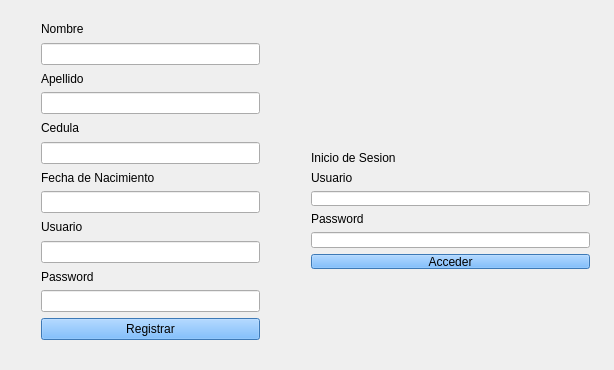
<?xml version="1.0" encoding="UTF-8"?>
<ui version="4.0">
 <class>Widget</class>
 <widget class="QWidget" name="Widget">
  <property name="geometry">
   <rect>
    <x>0</x>
    <y>0</y>
    <width>614</width>
    <height>370</height>
   </rect>
  </property>
  <property name="windowTitle">
   <string>Widget</string>
  </property>
  <widget class="QWidget" name="verticalLayoutWidget">
   <property name="geometry">
    <rect>
     <x>30</x>
     <y>10</y>
     <width>241</width>
     <height>341</height>
    </rect>
   </property>
   <layout class="QVBoxLayout" name="verticalLayout">
    <item>
     <widget class="QLabel" name="label_5">
      <property name="text">
       <string>Nombre</string>
      </property>
     </widget>
    </item>
    <item>
     <widget class="QLineEdit" name="nombre"/>
    </item>
    <item>
     <widget class="QLabel" name="label_3">
      <property name="text">
       <string>Apellido</string>
      </property>
     </widget>
    </item>
    <item>
     <widget class="QLineEdit" name="apellido"/>
    </item>
    <item>
     <widget class="QLabel" name="label_4">
      <property name="text">
       <string>Cedula</string>
      </property>
     </widget>
    </item>
    <item>
     <widget class="QLineEdit" name="cedula"/>
    </item>
    <item>
     <widget class="QLabel" name="label_2">
      <property name="text">
       <string>Fecha de Nacimiento</string>
      </property>
     </widget>
    </item>
    <item>
     <widget class="QLineEdit" name="fecha"/>
    </item>
    <item>
     <widget class="QLabel" name="label_6">
      <property name="text">
       <string>Usuario</string>
      </property>
     </widget>
    </item>
    <item>
     <widget class="QLineEdit" name="usuario"/>
    </item>
    <item>
     <widget class="QLabel" name="label_7">
      <property name="text">
       <string>Password</string>
      </property>
     </widget>
    </item>
    <item>
     <widget class="QLineEdit" name="clave"/>
    </item>
    <item>
     <widget class="QPushButton" name="registrar">
      <property name="palette">
       <palette>
        <active>
         <colorrole role="WindowText">
          <brush brushstyle="SolidPattern">
           <color alpha="255">
            <red>0</red>
            <green>0</green>
            <blue>0</blue>
           </color>
          </brush>
         </colorrole>
         <colorrole role="Button">
          <brush brushstyle="SolidPattern">
           <color alpha="255">
            <red>85</red>
            <green>170</green>
            <blue>255</blue>
           </color>
          </brush>
         </colorrole>
         <colorrole role="Light">
          <brush brushstyle="SolidPattern">
           <color alpha="255">
            <red>213</red>
            <green>234</green>
            <blue>255</blue>
           </color>
          </brush>
         </colorrole>
         <colorrole role="Midlight">
          <brush brushstyle="SolidPattern">
           <color alpha="255">
            <red>149</red>
            <green>202</green>
            <blue>255</blue>
           </color>
          </brush>
         </colorrole>
         <colorrole role="Dark">
          <brush brushstyle="SolidPattern">
           <color alpha="255">
            <red>42</red>
            <green>85</green>
            <blue>127</blue>
           </color>
          </brush>
         </colorrole>
         <colorrole role="Mid">
          <brush brushstyle="SolidPattern">
           <color alpha="255">
            <red>56</red>
            <green>113</green>
            <blue>170</blue>
           </color>
          </brush>
         </colorrole>
         <colorrole role="Text">
          <brush brushstyle="SolidPattern">
           <color alpha="255">
            <red>0</red>
            <green>0</green>
            <blue>0</blue>
           </color>
          </brush>
         </colorrole>
         <colorrole role="BrightText">
          <brush brushstyle="SolidPattern">
           <color alpha="255">
            <red>255</red>
            <green>255</green>
            <blue>255</blue>
           </color>
          </brush>
         </colorrole>
         <colorrole role="ButtonText">
          <brush brushstyle="SolidPattern">
           <color alpha="255">
            <red>0</red>
            <green>0</green>
            <blue>0</blue>
           </color>
          </brush>
         </colorrole>
         <colorrole role="Base">
          <brush brushstyle="SolidPattern">
           <color alpha="255">
            <red>255</red>
            <green>255</green>
            <blue>255</blue>
           </color>
          </brush>
         </colorrole>
         <colorrole role="Window">
          <brush brushstyle="SolidPattern">
           <color alpha="255">
            <red>85</red>
            <green>170</green>
            <blue>255</blue>
           </color>
          </brush>
         </colorrole>
         <colorrole role="Shadow">
          <brush brushstyle="SolidPattern">
           <color alpha="255">
            <red>0</red>
            <green>0</green>
            <blue>0</blue>
           </color>
          </brush>
         </colorrole>
         <colorrole role="AlternateBase">
          <brush brushstyle="SolidPattern">
           <color alpha="255">
            <red>170</red>
            <green>212</green>
            <blue>255</blue>
           </color>
          </brush>
         </colorrole>
         <colorrole role="ToolTipBase">
          <brush brushstyle="SolidPattern">
           <color alpha="255">
            <red>255</red>
            <green>255</green>
            <blue>220</blue>
           </color>
          </brush>
         </colorrole>
         <colorrole role="ToolTipText">
          <brush brushstyle="SolidPattern">
           <color alpha="255">
            <red>0</red>
            <green>0</green>
            <blue>0</blue>
           </color>
          </brush>
         </colorrole>
         <colorrole role="PlaceholderText">
          <brush brushstyle="SolidPattern">
           <color alpha="128">
            <red>0</red>
            <green>0</green>
            <blue>0</blue>
           </color>
          </brush>
         </colorrole>
        </active>
        <inactive>
         <colorrole role="WindowText">
          <brush brushstyle="SolidPattern">
           <color alpha="255">
            <red>0</red>
            <green>0</green>
            <blue>0</blue>
           </color>
          </brush>
         </colorrole>
         <colorrole role="Button">
          <brush brushstyle="SolidPattern">
           <color alpha="255">
            <red>85</red>
            <green>170</green>
            <blue>255</blue>
           </color>
          </brush>
         </colorrole>
         <colorrole role="Light">
          <brush brushstyle="SolidPattern">
           <color alpha="255">
            <red>213</red>
            <green>234</green>
            <blue>255</blue>
           </color>
          </brush>
         </colorrole>
         <colorrole role="Midlight">
          <brush brushstyle="SolidPattern">
           <color alpha="255">
            <red>149</red>
            <green>202</green>
            <blue>255</blue>
           </color>
          </brush>
         </colorrole>
         <colorrole role="Dark">
          <brush brushstyle="SolidPattern">
           <color alpha="255">
            <red>42</red>
            <green>85</green>
            <blue>127</blue>
           </color>
          </brush>
         </colorrole>
         <colorrole role="Mid">
          <brush brushstyle="SolidPattern">
           <color alpha="255">
            <red>56</red>
            <green>113</green>
            <blue>170</blue>
           </color>
          </brush>
         </colorrole>
         <colorrole role="Text">
          <brush brushstyle="SolidPattern">
           <color alpha="255">
            <red>0</red>
            <green>0</green>
            <blue>0</blue>
           </color>
          </brush>
         </colorrole>
         <colorrole role="BrightText">
          <brush brushstyle="SolidPattern">
           <color alpha="255">
            <red>255</red>
            <green>255</green>
            <blue>255</blue>
           </color>
          </brush>
         </colorrole>
         <colorrole role="ButtonText">
          <brush brushstyle="SolidPattern">
           <color alpha="255">
            <red>0</red>
            <green>0</green>
            <blue>0</blue>
           </color>
          </brush>
         </colorrole>
         <colorrole role="Base">
          <brush brushstyle="SolidPattern">
           <color alpha="255">
            <red>255</red>
            <green>255</green>
            <blue>255</blue>
           </color>
          </brush>
         </colorrole>
         <colorrole role="Window">
          <brush brushstyle="SolidPattern">
           <color alpha="255">
            <red>85</red>
            <green>170</green>
            <blue>255</blue>
           </color>
          </brush>
         </colorrole>
         <colorrole role="Shadow">
          <brush brushstyle="SolidPattern">
           <color alpha="255">
            <red>0</red>
            <green>0</green>
            <blue>0</blue>
           </color>
          </brush>
         </colorrole>
         <colorrole role="AlternateBase">
          <brush brushstyle="SolidPattern">
           <color alpha="255">
            <red>170</red>
            <green>212</green>
            <blue>255</blue>
           </color>
          </brush>
         </colorrole>
         <colorrole role="ToolTipBase">
          <brush brushstyle="SolidPattern">
           <color alpha="255">
            <red>255</red>
            <green>255</green>
            <blue>220</blue>
           </color>
          </brush>
         </colorrole>
         <colorrole role="ToolTipText">
          <brush brushstyle="SolidPattern">
           <color alpha="255">
            <red>0</red>
            <green>0</green>
            <blue>0</blue>
           </color>
          </brush>
         </colorrole>
         <colorrole role="PlaceholderText">
          <brush brushstyle="SolidPattern">
           <color alpha="128">
            <red>0</red>
            <green>0</green>
            <blue>0</blue>
           </color>
          </brush>
         </colorrole>
        </inactive>
        <disabled>
         <colorrole role="WindowText">
          <brush brushstyle="SolidPattern">
           <color alpha="255">
            <red>42</red>
            <green>85</green>
            <blue>127</blue>
           </color>
          </brush>
         </colorrole>
         <colorrole role="Button">
          <brush brushstyle="SolidPattern">
           <color alpha="255">
            <red>85</red>
            <green>170</green>
            <blue>255</blue>
           </color>
          </brush>
         </colorrole>
         <colorrole role="Light">
          <brush brushstyle="SolidPattern">
           <color alpha="255">
            <red>213</red>
            <green>234</green>
            <blue>255</blue>
           </color>
          </brush>
         </colorrole>
         <colorrole role="Midlight">
          <brush brushstyle="SolidPattern">
           <color alpha="255">
            <red>149</red>
            <green>202</green>
            <blue>255</blue>
           </color>
          </brush>
         </colorrole>
         <colorrole role="Dark">
          <brush brushstyle="SolidPattern">
           <color alpha="255">
            <red>42</red>
            <green>85</green>
            <blue>127</blue>
           </color>
          </brush>
         </colorrole>
         <colorrole role="Mid">
          <brush brushstyle="SolidPattern">
           <color alpha="255">
            <red>56</red>
            <green>113</green>
            <blue>170</blue>
           </color>
          </brush>
         </colorrole>
         <colorrole role="Text">
          <brush brushstyle="SolidPattern">
           <color alpha="255">
            <red>42</red>
            <green>85</green>
            <blue>127</blue>
           </color>
          </brush>
         </colorrole>
         <colorrole role="BrightText">
          <brush brushstyle="SolidPattern">
           <color alpha="255">
            <red>255</red>
            <green>255</green>
            <blue>255</blue>
           </color>
          </brush>
         </colorrole>
         <colorrole role="ButtonText">
          <brush brushstyle="SolidPattern">
           <color alpha="255">
            <red>42</red>
            <green>85</green>
            <blue>127</blue>
           </color>
          </brush>
         </colorrole>
         <colorrole role="Base">
          <brush brushstyle="SolidPattern">
           <color alpha="255">
            <red>85</red>
            <green>170</green>
            <blue>255</blue>
           </color>
          </brush>
         </colorrole>
         <colorrole role="Window">
          <brush brushstyle="SolidPattern">
           <color alpha="255">
            <red>85</red>
            <green>170</green>
            <blue>255</blue>
           </color>
          </brush>
         </colorrole>
         <colorrole role="Shadow">
          <brush brushstyle="SolidPattern">
           <color alpha="255">
            <red>0</red>
            <green>0</green>
            <blue>0</blue>
           </color>
          </brush>
         </colorrole>
         <colorrole role="AlternateBase">
          <brush brushstyle="SolidPattern">
           <color alpha="255">
            <red>85</red>
            <green>170</green>
            <blue>255</blue>
           </color>
          </brush>
         </colorrole>
         <colorrole role="ToolTipBase">
          <brush brushstyle="SolidPattern">
           <color alpha="255">
            <red>255</red>
            <green>255</green>
            <blue>220</blue>
           </color>
          </brush>
         </colorrole>
         <colorrole role="ToolTipText">
          <brush brushstyle="SolidPattern">
           <color alpha="255">
            <red>0</red>
            <green>0</green>
            <blue>0</blue>
           </color>
          </brush>
         </colorrole>
         <colorrole role="PlaceholderText">
          <brush brushstyle="SolidPattern">
           <color alpha="128">
            <red>0</red>
            <green>0</green>
            <blue>0</blue>
           </color>
          </brush>
         </colorrole>
        </disabled>
       </palette>
      </property>
      <property name="text">
       <string>Registrar</string>
      </property>
     </widget>
    </item>
   </layout>
  </widget>
  <widget class="QWidget" name="verticalLayoutWidget_2">
   <property name="geometry">
    <rect>
     <x>300</x>
     <y>140</y>
     <width>301</width>
     <height>141</height>
    </rect>
   </property>
   <layout class="QVBoxLayout" name="verticalLayout_2">
    <item>
     <widget class="QLabel" name="label">
      <property name="text">
       <string>Inicio de Sesion</string>
      </property>
     </widget>
    </item>
    <item>
     <widget class="QLabel" name="label_9">
      <property name="text">
       <string>Usuario</string>
      </property>
     </widget>
    </item>
    <item>
     <widget class="QLineEdit" name="user"/>
    </item>
    <item>
     <widget class="QLabel" name="label_8">
      <property name="text">
       <string>Password</string>
      </property>
     </widget>
    </item>
    <item>
     <widget class="QLineEdit" name="passw"/>
    </item>
    <item>
     <widget class="QPushButton" name="acceder">
      <property name="palette">
       <palette>
        <active>
         <colorrole role="WindowText">
          <brush brushstyle="SolidPattern">
           <color alpha="255">
            <red>0</red>
            <green>0</green>
            <blue>0</blue>
           </color>
          </brush>
         </colorrole>
         <colorrole role="Button">
          <brush brushstyle="SolidPattern">
           <color alpha="255">
            <red>85</red>
            <green>170</green>
            <blue>255</blue>
           </color>
          </brush>
         </colorrole>
         <colorrole role="Light">
          <brush brushstyle="SolidPattern">
           <color alpha="255">
            <red>213</red>
            <green>234</green>
            <blue>255</blue>
           </color>
          </brush>
         </colorrole>
         <colorrole role="Midlight">
          <brush brushstyle="SolidPattern">
           <color alpha="255">
            <red>149</red>
            <green>202</green>
            <blue>255</blue>
           </color>
          </brush>
         </colorrole>
         <colorrole role="Dark">
          <brush brushstyle="SolidPattern">
           <color alpha="255">
            <red>42</red>
            <green>85</green>
            <blue>127</blue>
           </color>
          </brush>
         </colorrole>
         <colorrole role="Mid">
          <brush brushstyle="SolidPattern">
           <color alpha="255">
            <red>56</red>
            <green>113</green>
            <blue>170</blue>
           </color>
          </brush>
         </colorrole>
         <colorrole role="Text">
          <brush brushstyle="SolidPattern">
           <color alpha="255">
            <red>0</red>
            <green>0</green>
            <blue>0</blue>
           </color>
          </brush>
         </colorrole>
         <colorrole role="BrightText">
          <brush brushstyle="SolidPattern">
           <color alpha="255">
            <red>255</red>
            <green>255</green>
            <blue>255</blue>
           </color>
          </brush>
         </colorrole>
         <colorrole role="ButtonText">
          <brush brushstyle="SolidPattern">
           <color alpha="255">
            <red>0</red>
            <green>0</green>
            <blue>0</blue>
           </color>
          </brush>
         </colorrole>
         <colorrole role="Base">
          <brush brushstyle="SolidPattern">
           <color alpha="255">
            <red>255</red>
            <green>255</green>
            <blue>255</blue>
           </color>
          </brush>
         </colorrole>
         <colorrole role="Window">
          <brush brushstyle="SolidPattern">
           <color alpha="255">
            <red>85</red>
            <green>170</green>
            <blue>255</blue>
           </color>
          </brush>
         </colorrole>
         <colorrole role="Shadow">
          <brush brushstyle="SolidPattern">
           <color alpha="255">
            <red>0</red>
            <green>0</green>
            <blue>0</blue>
           </color>
          </brush>
         </colorrole>
         <colorrole role="AlternateBase">
          <brush brushstyle="SolidPattern">
           <color alpha="255">
            <red>170</red>
            <green>212</green>
            <blue>255</blue>
           </color>
          </brush>
         </colorrole>
         <colorrole role="ToolTipBase">
          <brush brushstyle="SolidPattern">
           <color alpha="255">
            <red>255</red>
            <green>255</green>
            <blue>220</blue>
           </color>
          </brush>
         </colorrole>
         <colorrole role="ToolTipText">
          <brush brushstyle="SolidPattern">
           <color alpha="255">
            <red>0</red>
            <green>0</green>
            <blue>0</blue>
           </color>
          </brush>
         </colorrole>
         <colorrole role="PlaceholderText">
          <brush brushstyle="SolidPattern">
           <color alpha="128">
            <red>0</red>
            <green>0</green>
            <blue>0</blue>
           </color>
          </brush>
         </colorrole>
        </active>
        <inactive>
         <colorrole role="WindowText">
          <brush brushstyle="SolidPattern">
           <color alpha="255">
            <red>0</red>
            <green>0</green>
            <blue>0</blue>
           </color>
          </brush>
         </colorrole>
         <colorrole role="Button">
          <brush brushstyle="SolidPattern">
           <color alpha="255">
            <red>85</red>
            <green>170</green>
            <blue>255</blue>
           </color>
          </brush>
         </colorrole>
         <colorrole role="Light">
          <brush brushstyle="SolidPattern">
           <color alpha="255">
            <red>213</red>
            <green>234</green>
            <blue>255</blue>
           </color>
          </brush>
         </colorrole>
         <colorrole role="Midlight">
          <brush brushstyle="SolidPattern">
           <color alpha="255">
            <red>149</red>
            <green>202</green>
            <blue>255</blue>
           </color>
          </brush>
         </colorrole>
         <colorrole role="Dark">
          <brush brushstyle="SolidPattern">
           <color alpha="255">
            <red>42</red>
            <green>85</green>
            <blue>127</blue>
           </color>
          </brush>
         </colorrole>
         <colorrole role="Mid">
          <brush brushstyle="SolidPattern">
           <color alpha="255">
            <red>56</red>
            <green>113</green>
            <blue>170</blue>
           </color>
          </brush>
         </colorrole>
         <colorrole role="Text">
          <brush brushstyle="SolidPattern">
           <color alpha="255">
            <red>0</red>
            <green>0</green>
            <blue>0</blue>
           </color>
          </brush>
         </colorrole>
         <colorrole role="BrightText">
          <brush brushstyle="SolidPattern">
           <color alpha="255">
            <red>255</red>
            <green>255</green>
            <blue>255</blue>
           </color>
          </brush>
         </colorrole>
         <colorrole role="ButtonText">
          <brush brushstyle="SolidPattern">
           <color alpha="255">
            <red>0</red>
            <green>0</green>
            <blue>0</blue>
           </color>
          </brush>
         </colorrole>
         <colorrole role="Base">
          <brush brushstyle="SolidPattern">
           <color alpha="255">
            <red>255</red>
            <green>255</green>
            <blue>255</blue>
           </color>
          </brush>
         </colorrole>
         <colorrole role="Window">
          <brush brushstyle="SolidPattern">
           <color alpha="255">
            <red>85</red>
            <green>170</green>
            <blue>255</blue>
           </color>
          </brush>
         </colorrole>
         <colorrole role="Shadow">
          <brush brushstyle="SolidPattern">
           <color alpha="255">
            <red>0</red>
            <green>0</green>
            <blue>0</blue>
           </color>
          </brush>
         </colorrole>
         <colorrole role="AlternateBase">
          <brush brushstyle="SolidPattern">
           <color alpha="255">
            <red>170</red>
            <green>212</green>
            <blue>255</blue>
           </color>
          </brush>
         </colorrole>
         <colorrole role="ToolTipBase">
          <brush brushstyle="SolidPattern">
           <color alpha="255">
            <red>255</red>
            <green>255</green>
            <blue>220</blue>
           </color>
          </brush>
         </colorrole>
         <colorrole role="ToolTipText">
          <brush brushstyle="SolidPattern">
           <color alpha="255">
            <red>0</red>
            <green>0</green>
            <blue>0</blue>
           </color>
          </brush>
         </colorrole>
         <colorrole role="PlaceholderText">
          <brush brushstyle="SolidPattern">
           <color alpha="128">
            <red>0</red>
            <green>0</green>
            <blue>0</blue>
           </color>
          </brush>
         </colorrole>
        </inactive>
        <disabled>
         <colorrole role="WindowText">
          <brush brushstyle="SolidPattern">
           <color alpha="255">
            <red>42</red>
            <green>85</green>
            <blue>127</blue>
           </color>
          </brush>
         </colorrole>
         <colorrole role="Button">
          <brush brushstyle="SolidPattern">
           <color alpha="255">
            <red>85</red>
            <green>170</green>
            <blue>255</blue>
           </color>
          </brush>
         </colorrole>
         <colorrole role="Light">
          <brush brushstyle="SolidPattern">
           <color alpha="255">
            <red>213</red>
            <green>234</green>
            <blue>255</blue>
           </color>
          </brush>
         </colorrole>
         <colorrole role="Midlight">
          <brush brushstyle="SolidPattern">
           <color alpha="255">
            <red>149</red>
            <green>202</green>
            <blue>255</blue>
           </color>
          </brush>
         </colorrole>
         <colorrole role="Dark">
          <brush brushstyle="SolidPattern">
           <color alpha="255">
            <red>42</red>
            <green>85</green>
            <blue>127</blue>
           </color>
          </brush>
         </colorrole>
         <colorrole role="Mid">
          <brush brushstyle="SolidPattern">
           <color alpha="255">
            <red>56</red>
            <green>113</green>
            <blue>170</blue>
           </color>
          </brush>
         </colorrole>
         <colorrole role="Text">
          <brush brushstyle="SolidPattern">
           <color alpha="255">
            <red>42</red>
            <green>85</green>
            <blue>127</blue>
           </color>
          </brush>
         </colorrole>
         <colorrole role="BrightText">
          <brush brushstyle="SolidPattern">
           <color alpha="255">
            <red>255</red>
            <green>255</green>
            <blue>255</blue>
           </color>
          </brush>
         </colorrole>
         <colorrole role="ButtonText">
          <brush brushstyle="SolidPattern">
           <color alpha="255">
            <red>42</red>
            <green>85</green>
            <blue>127</blue>
           </color>
          </brush>
         </colorrole>
         <colorrole role="Base">
          <brush brushstyle="SolidPattern">
           <color alpha="255">
            <red>85</red>
            <green>170</green>
            <blue>255</blue>
           </color>
          </brush>
         </colorrole>
         <colorrole role="Window">
          <brush brushstyle="SolidPattern">
           <color alpha="255">
            <red>85</red>
            <green>170</green>
            <blue>255</blue>
           </color>
          </brush>
         </colorrole>
         <colorrole role="Shadow">
          <brush brushstyle="SolidPattern">
           <color alpha="255">
            <red>0</red>
            <green>0</green>
            <blue>0</blue>
           </color>
          </brush>
         </colorrole>
         <colorrole role="AlternateBase">
          <brush brushstyle="SolidPattern">
           <color alpha="255">
            <red>85</red>
            <green>170</green>
            <blue>255</blue>
           </color>
          </brush>
         </colorrole>
         <colorrole role="ToolTipBase">
          <brush brushstyle="SolidPattern">
           <color alpha="255">
            <red>255</red>
            <green>255</green>
            <blue>220</blue>
           </color>
          </brush>
         </colorrole>
         <colorrole role="ToolTipText">
          <brush brushstyle="SolidPattern">
           <color alpha="255">
            <red>0</red>
            <green>0</green>
            <blue>0</blue>
           </color>
          </brush>
         </colorrole>
         <colorrole role="PlaceholderText">
          <brush brushstyle="SolidPattern">
           <color alpha="128">
            <red>0</red>
            <green>0</green>
            <blue>0</blue>
           </color>
          </brush>
         </colorrole>
        </disabled>
       </palette>
      </property>
      <property name="text">
       <string>Acceder</string>
      </property>
     </widget>
    </item>
   </layout>
  </widget>
 </widget>
 <layoutdefault spacing="6" margin="11"/>
 <resources/>
 <connections/>
</ui>
